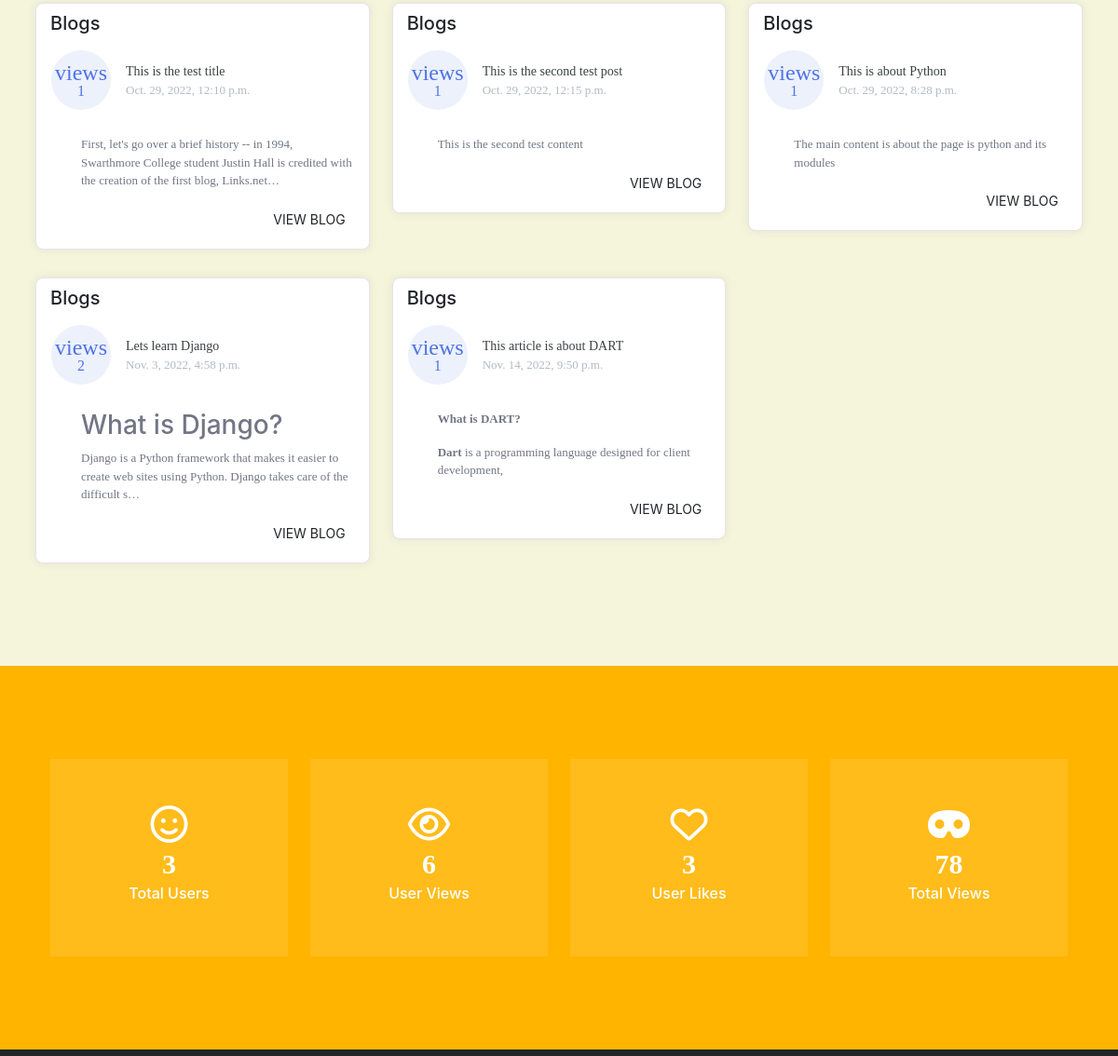
Before: / (middle part) with the older database file.
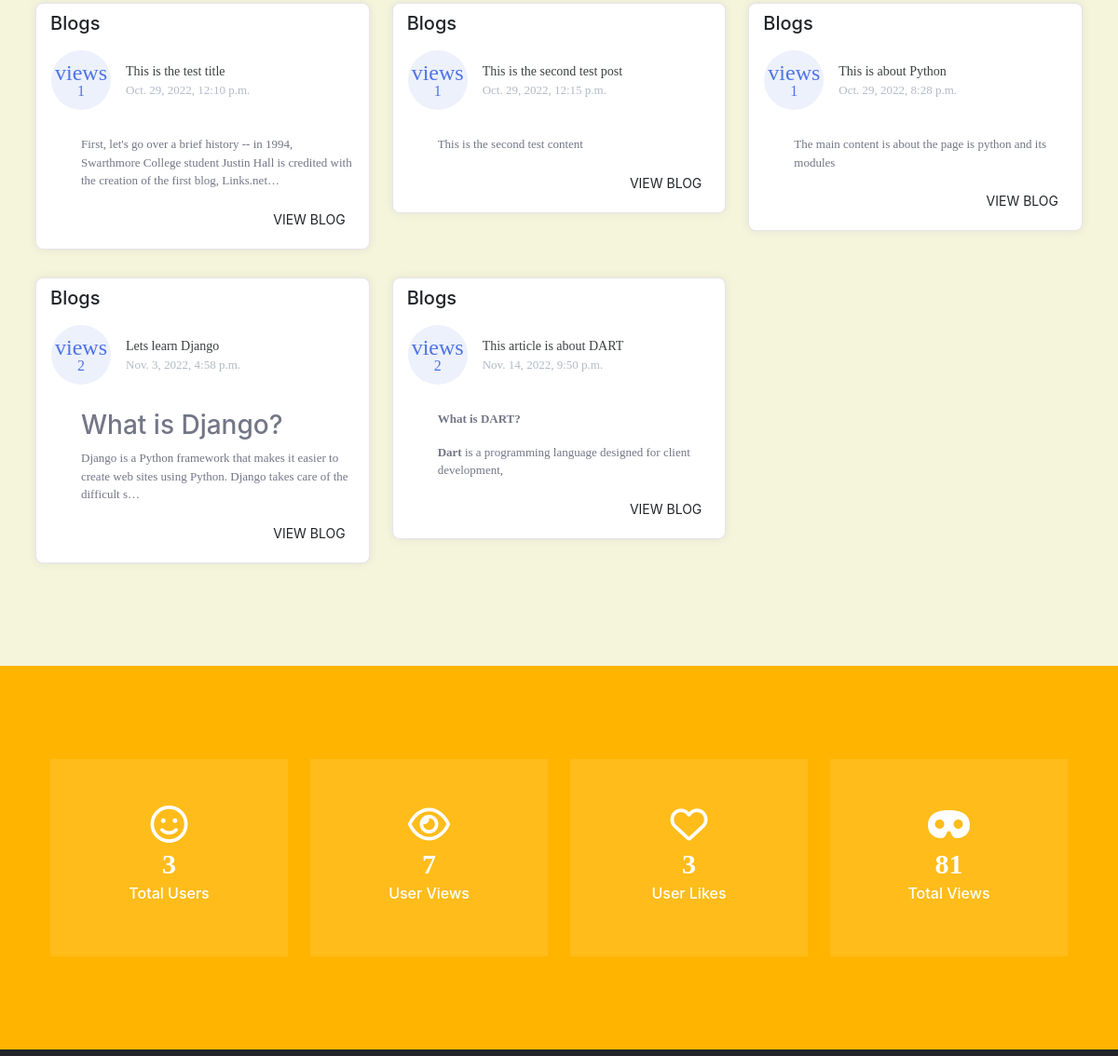
After: the same page with the newer database file.
### blog/models.py (models this page shows, shortened)
class Post(models.Model):
     sno = models.AutoField(primary_key=True)
     title = models.CharField(max_length=255)
     content = models.TextField()
     author = models.CharField(max_length=100)
     slug = models.CharField(max_length=130)
     totalviews = models.IntegerField(default=0)
     views = models.IntegerField(default=0)
     likes = models.IntegerField(default=0)
     timeStamp = models.DateTimeField(default=now)

### home/views.py (the view)
# urls.py: path('', views.home, name="home"),
def home(request):
    sv = Post.objects.filter(views__gte=Post.objects.order_by('-views')[2].views)
    allPosts = Post.objects.all()
    a, b, c, d = [], [], [], []
    for i in allPosts:
        a.append(i.totalviews)
        b.append(i.views)
        c.append(i.likes)
    contex = {'sv':sv, 'totalviews':str(sum(a)), 'views':str(sum(b)), 'likes':str(sum(c)), 'totaluser':str(User.objects.all().count())}
    return render(request, "home/home.html", contex)

### templates/home/home.html (shortened to what this page needs)
{% extends 'base.html' %}
{% block body %}
<section style="padding-top: 28px;background: beige;position: sticky;">
  <section class="page-section" id="services">
<div class="container px-2">
    <div class="row" style="padding-top: 8px;">
            {% for s in sv %}
                <div class="col-lg-4">
                    <div class="card card-margin">
                        <div class="card-header no-border">
                            <h5 class="card-title">Blogs</h5>
                        </div>
                        <div class="card-body pt-0">
                            <div class="widget-49">
                                <div class="widget-49-title-wrapper">
                                    <div class="widget-49-date-primary">
                                        <span class="widget-49-date-day">views</span>
                                        <span class="widget-49-date-month">{{s.views}}</span>
                                    </div>
                                    <div class="widget-49-meeting-info">
                                        <span class="widget-49-pro-title">{{s.title}}</span>
                                        <span class="widget-49-meeting-time">{{s.timeStamp}}</span>
                                    </div>
                                </div>
                                <ol class="widget-49-meeting-points">
                                    <li class="widget-49-meeting-item" style="list-style: none;"><span>{{s.content|safe| truncatechars:150}}</span></li>
                                </ol>
                                <div class="widget-49-meeting-action">
                                    <a href="/blog/{{s.slug}}" class="btn btn-sm btn-flash-border-primary">View Blog</a>
                                </div>
                            </div>
                        </div>
                    </div>
                </div>
            {% endfor %}
        </div>
    </div>
</section>
<section id="counter" class="sec-padding">
  <div class="container">
    <div class="row">
      <div class="col-md-3 ">
        <div class="count"> <span class="fa fa-smile-o"></span>
          <p class="number">{{totaluser}}</p>
          <h4>Total Users</h4> </div>
      </div>
      <div class="col-md-3 ">
        <div class="count"> <span class="fa fa-eye"></span>
          <p class="number">{{views}}</p>
          <h4>User Views</h4> </div>
      </div>
      <div class="col-md-3 ">
        <div class="count"> <span class="fa fa-regular fa-heart"></span>
          <p class="number">{{likes}}</p>
          <h4>User Likes</h4> </div>
      </div>
      <div class="col-md-3 ">
        <div class="count"> <span class="fa fa-mask"></span>
          <p class="number">{{totalviews}}</p>
          <h4>Total Views</h4> </div>
      </div>
    </div>
  </div>
</section>
<section class="page-section bg-dark text-white" style="padding-top:10px;">
</section>
{% endblock body %}

Changed rows visible on the page:
changed Post "This article is about DART": views "1" → "2"
Other visible differences:
{{ views }}: "6" → "7"
{{ totalviews }}: "78" → "81"
